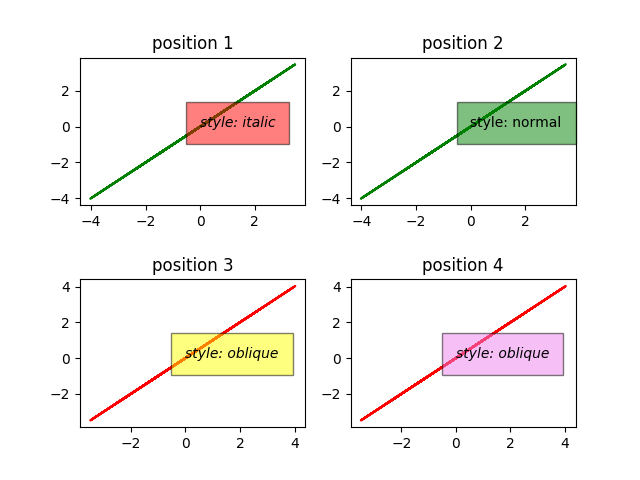

Source code (Python):
'''
subplot(number of rows, number of columns, position of the element in the structure)
'''
import matplotlib.pyplot as plt
import numpy as np


x = np.random.randn(10000)

'''
subplot(number of rows, number of columns, position of the element in the structure)
'''

x_position = sum(x)/len(x)
y_position = sum(x)/len(x)

plt.figure(1)                # the first figure

plt.subplot(221)
plt.plot(x, x, color = 'g')
plt.title('position 1')
plt.text(x_position, y_position, "style: italic", style = 'italic', bbox = {'facecolor': 'red', 'alpha':0.5, 'pad':10})

plt.subplot(222)
plt.plot(x, x, color = 'g')
plt.title('position 2')
plt.text(x_position, y_position, "style: normal", style = 'normal', bbox = {'facecolor': 'green', 'alpha':0.5, 'pad':10})


plt.subplot(223)
plt.plot(-x, -x, color = 'r')
plt.title('position 3')
plt.text(x_position, y_position, "style: oblique", style = 'oblique', bbox = {'facecolor': 'yellow', 'alpha':0.5, 'pad':10})


plt.subplot(224)
plt.plot(-x, -x, color = 'r')
plt.title('position 4')
plt.text(x_position, y_position, "style: oblique", style = 'oblique', bbox = {'facecolor': 'violet', 'alpha':0.5, 'pad':10})




plt.subplots_adjust(hspace = 0.5)

plt.savefig('Histogram_example_14.png')

plt.show()